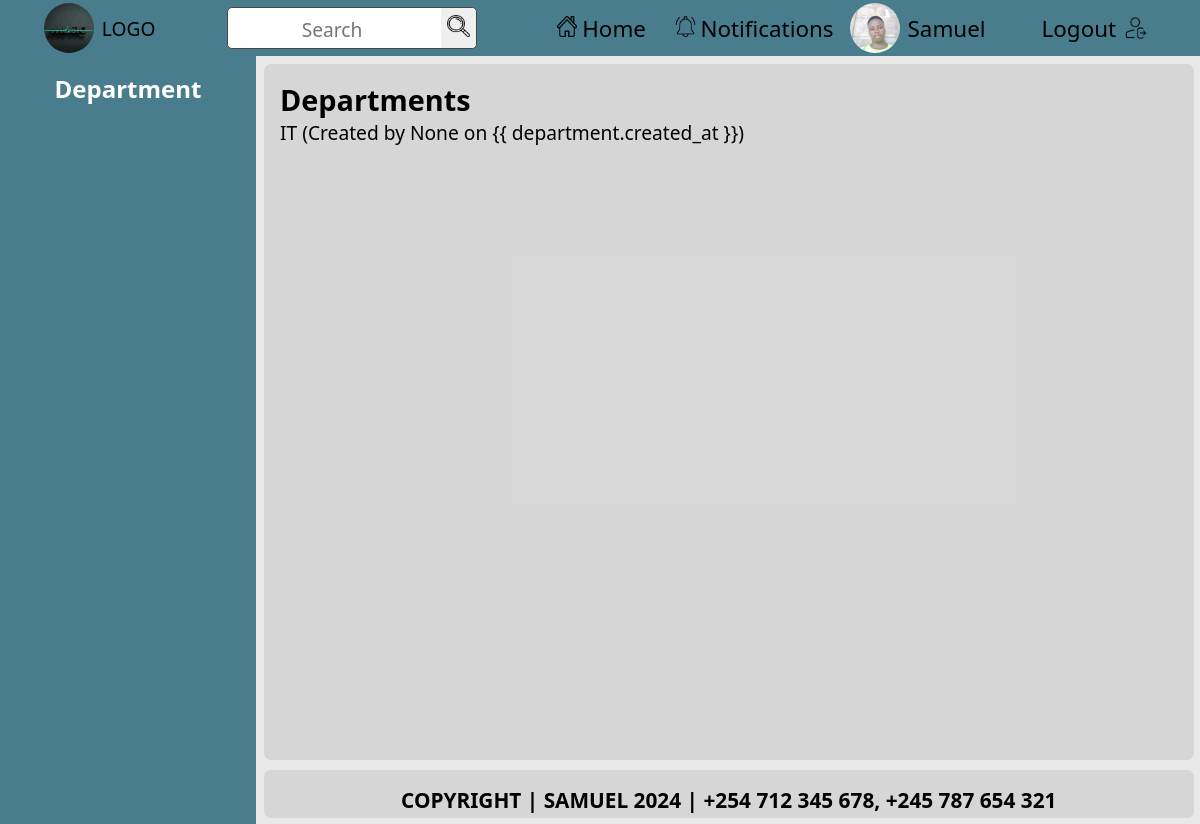
The page /departments/ (signed in) on the database as committed earlier.
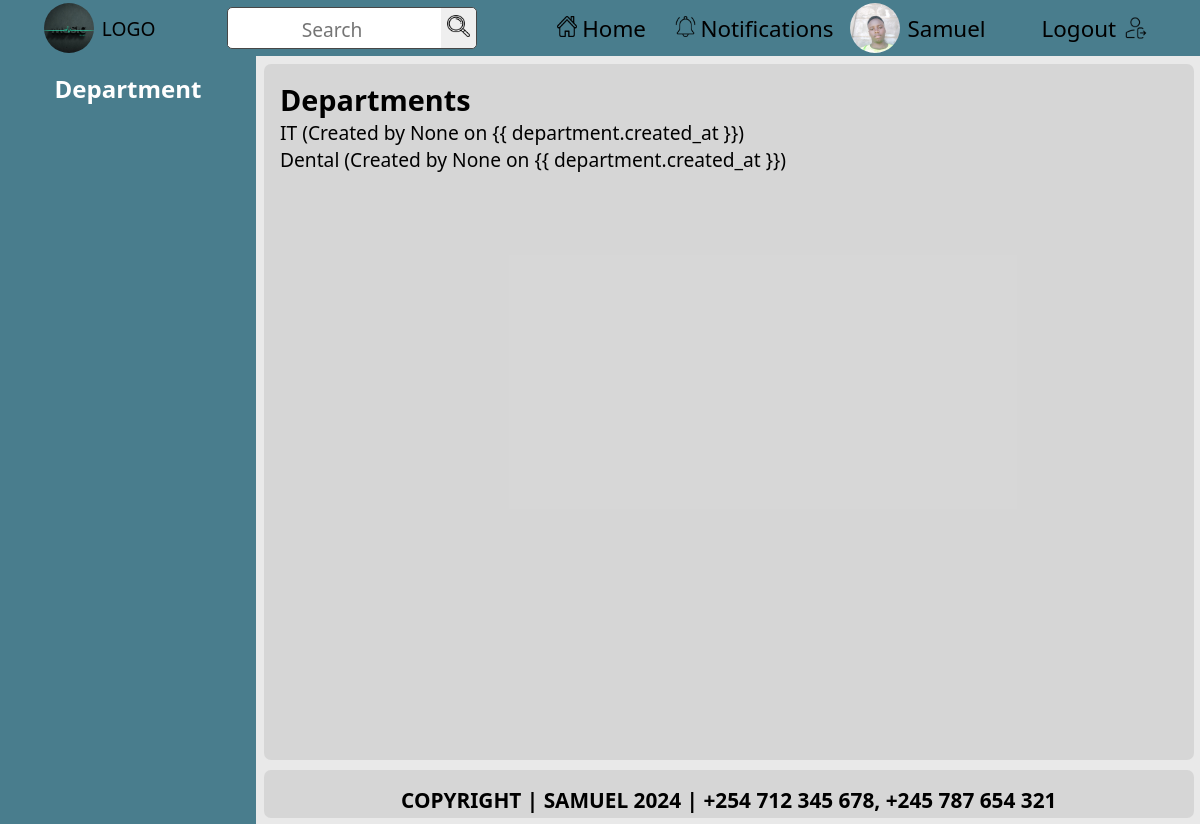
The same page on the database as committed later.
### documents/models.py (models this page shows, shortened)
class CustomUser(AbstractUser):
    department = models.ForeignKey(
        Department,
        on_delete=models.SET_NULL,
        null=True,
        blank=True,
        related_name='users'
    )
    nationalID = models.CharField(max_length=20, unique=True, null=True, blank=True)  # Adjust max_length as necessary
    contact_number = models.CharField(max_length=15, unique=True, null=True, blank=True)  # Adjust max_length as necessary
    groups = models.ManyToManyField(
        Group,
        related_name='customuser_set',  # Ensure unique related_name
        blank=True,
    )
    user_permissions = models.ManyToManyField(
        Permission,
        related_name='customuser_set',  # Ensure unique related_name
        blank=True,
    )

class Department(models.Model):
    name = models.CharField(max_length=100)
    created_at = models.DateTimeField(auto_now_add=True)
    created_by = models.ForeignKey(
        'CustomUser',
        on_delete=models.SET_NULL,
        null=True,
        related_name='departments_created'
    )
    updated_at = models.DateTimeField(auto_now=True)

### documents/views.py (the view)
# urls.py: path('departments/', views.department_list, name='department_list'),
@login_required
def department_list(request):
    departments = Department.objects.all()
    return render(request, 'documents/department_list.html', {'departments': departments})

### documents/context_processors.py (called while the page is built)
def departments_context(request):
    user_department = None
    if request.user.is_authenticated:
        user_department = request.user.department  # Assuming User model has a 'department' field
    return {
        'user_department': user_department
    }

### documents/templates/documents/department_list.html
{% extends 'base.html' %} {% block title %}Departments{% endblock %}
{% block content %}
<h2>Departments</h2>
<ul>
  {% for department in departments %}
  <li>
    {{ department.name }} (Created by {{ department.created_by }} on {{
    department.created_at }})
  </li>
  {% endfor %}
</ul>
{% endblock %}

### templates/base.html (shortened to what this page needs)
<!DOCTYPE html>
{% load static %}
<html lang="en">
  <head>
    <link rel="stylesheet" href="{% static 'css/index.css' %}" />
  </head>
  <body>
    <header>
      <a
        href="{% if user.is_superuser %}{% url 'custom_admin_dashboard:admin_dashboard' %}{% else %}{% url 'documents:home' %}{% endif %}"
      >
        <div class="left-row">
          <img
            src="{% static 'images/logo.jpg' %}"
            alt="logo image"
            width="50"
            height="50"
          />
          <span>LOGO</span>
        </div>
      </a>
      <div class="middle-row">
        <form action="{% url 'documents:search' %}" method="get">
          <input type="text" name="q" placeholder="Search" required />
          <button type="submit">
            <img src="{% static 'images/search.png' %} " alt="Search" />
          </button>
        </form>
      </div>
      <div class="right-row">
        <ul>
          <a
            href="{% if user.is_superuser %}{% url 'custom_admin_dashboard:admin_dashboard' %}{% else %}{% url 'documents:home' %}{% endif %}"
          >
            <li>
              <span
                ><img src="{% static 'images/home.png' %}" alt="Home" /></span
              >Home
            </li>
          </a>
          <a href="#">
            <li>
              <span
                ><img
                  src="{% static 'images/notification.png' %}"
                  alt="Notifications" /></span
              >Notifications
            </li>
          </a>
        </ul>
        <a href="#">
          <div class="profile">
            <img
              src="{% static 'images/profile.jpg' %}"
              alt="profile picture"
              width="50"
              height="50"
            />
            <span>{{ user.username }}</span>
          </div>
        </a>
        <a href="{% url 'documents:logout' %}">
          <div class="last">
            <span>Logout</span>
            <img src="{% static 'images/logout.png' %}" alt="Logout" />
          </div>
        </a>
      </div>
    </header>
    <main>
      <section>
        <div class="sidebar">
          <div class="title">
            <h1>Department</h1>
          </div>
        </div>
      </section>
      <section>
        <div class="container">
          {% block content %} {% endblock %}
        </div>
      </section>
    </main>
    <footer>
      <div class="endnote">
        <p>COPYRIGHT | SAMUEL 2024 | +254 712 345 678, +245 787 654 321</p>
      </div>
    </footer>
  </body>
</html>

### static/css/index.css (style rules this page uses)
* { margin: 0; padding: 0; box-sizing: border-box; text-decoration: none; font-family: "Segoe UI", Tahoma, Geneva, Verdana, sans-serif; }
a { color: black; }
li { list-style: none; }
body { background-color: hsla(0, 0%, 90%, 0.87); }
header { display: flex; align-items: center; justify-content: space-around; padding: 0.5rem; background-color: hsl(194, 32%, 42%); position: fixed; font-size: 1.2rem; top: 0; left: 0; right: 0; height: 3.5rem; z-index: 100; }
header ul { display: flex; list-style: none; gap: 0.8rem; }
header ul li { font-size: 1.4rem; border-radius: 6px; }
.left-row { display: flex; align-items: center; }
.middle-row form { background-color: white; width: auto; border: 1.5px solid hsl(0, 0%, 28%); border-radius: 5px; }
.middle-row form input { outline: none; border: none; text-align: center; padding: 0.3rem; }
.middle-row form input::placeholder { margin: auto; font-size: 1.2rem; }
.middle-row form button img { width: 1.4rem; height: 1.4rem; }
.middle-row form button { cursor: pointer; padding: 0.4rem; border: none; outline: none; border-top-right-radius: 5px; border-bottom-right-radius: 5px; }
.right-row { display: flex; align-items: center; }
.right-row ul { cursor: pointer; }
.right-row ul li { display: flex; align-items: center; justify-content: center; padding: 0.5rem; }
.right-row ul li img { margin-right: 0.3rem; width: 1.3rem; height: 1.3rem; }
.left-row span { cursor: pointer; }
.left-row img { cursor: pointer; object-fit: cover; margin-right: 0.5rem; width: 50px; height: 50px; border-radius: 50%; }
.last { display: flex; align-items: center; justify-content: center; gap: 0.5rem; margin-left: 3rem; font-size: 1.4rem; border-radius: 6px; padding: 0.5rem; }
.last img { width: 1.5rem; height: 1.5rem; }
.profile { font-size: 1.4rem; border-radius: 6px; margin-left: 0.5rem; display: flex; align-items: center; }
.profile img { object-fit: cover; margin-right: 0.5rem; width: 50px; height: 50px; border-radius: 50%; }
.sidebar { color: white; background-color: hsl(194, 32%, 42%); position: fixed; width: 16rem; top: 3.5rem; bottom: 0; display: flex; flex-direction: column; gap: 1rem; }
.sidebar .title { padding: 1rem; text-align: center; }
.container { overflow-y: auto; font-size: 1.2rem; height: 87vh; width: auto; background-color: hsla(0, 0%, 77%, 0.5); padding: 1rem; margin-top: 4rem; margin-left: 16.5rem; margin-right: 0.4rem; margin-bottom: 4rem; border-radius: 7px; }
.endnote { bottom: 0; right: 0; left: 0; position: fixed; padding: 1rem; font-size: 1.3rem; font-weight: bold; background-color: hsla(0, 0%, 77%, 0.5); height: 3rem; text-align: center; justify-content: center; margin-left: 16.5rem; margin-right: 0.4rem; margin-bottom: 0.4rem; border-radius: 7px; }

Rows that differ between the two databases and show on the page:
added Department: name "Dental", created_by "None"
